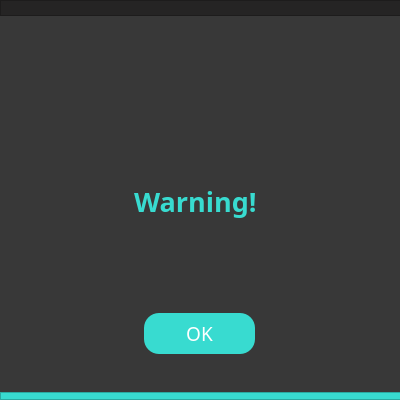
<?xml version="1.0" encoding="UTF-8"?>
<ui version="4.0">
 <class>Dialog</class>
 <widget class="QDialog" name="Dialog">
  <property name="geometry">
   <rect>
    <x>0</x>
    <y>0</y>
    <width>400</width>
    <height>400</height>
   </rect>
  </property>
  <property name="windowTitle">
   <string>Dialog</string>
  </property>
  <property name="styleSheet">
   <string notr="true">background-color: #383838</string>
  </property>
  <widget class="QLabel" name="i_background">
   <property name="geometry">
    <rect>
     <x>0</x>
     <y>10</y>
     <width>561</width>
     <height>621</height>
    </rect>
   </property>
   <property name="text">
    <string/>
   </property>
   <property name="pixmap">
    <pixmap>../images/Background.png</pixmap>
   </property>
   <property name="scaledContents">
    <bool>true</bool>
   </property>
  </widget>
  <widget class="QLabel" name="i_logo">
   <property name="geometry">
    <rect>
     <x>150</x>
     <y>80</y>
     <width>100</width>
     <height>100</height>
    </rect>
   </property>
   <property name="text">
    <string/>
   </property>
   <property name="pixmap">
    <pixmap>../images/Exclamation mark.png</pixmap>
   </property>
   <property name="scaledContents">
    <bool>true</bool>
   </property>
  </widget>
  <widget class="QFrame" name="i_footer">
   <property name="geometry">
    <rect>
     <x>0</x>
     <y>392</y>
     <width>402</width>
     <height>8</height>
    </rect>
   </property>
   <property name="styleSheet">
    <string notr="true">background-color: #38dbd0</string>
   </property>
   <property name="frameShape">
    <enum>QFrame::StyledPanel</enum>
   </property>
   <property name="frameShadow">
    <enum>QFrame::Raised</enum>
   </property>
  </widget>
  <widget class="QFrame" name="i_header">
   <property name="geometry">
    <rect>
     <x>0</x>
     <y>0</y>
     <width>401</width>
     <height>16</height>
    </rect>
   </property>
   <property name="styleSheet">
    <string notr="true">background-color: #252424</string>
   </property>
   <property name="frameShape">
    <enum>QFrame::StyledPanel</enum>
   </property>
   <property name="frameShadow">
    <enum>QFrame::Raised</enum>
   </property>
  </widget>
  <widget class="QPushButton" name="i_ok">
   <property name="geometry">
    <rect>
     <x>144</x>
     <y>313</y>
     <width>111</width>
     <height>41</height>
    </rect>
   </property>
   <property name="font">
    <font>
     <family>RB</family>
     <pointsize>14</pointsize>
    </font>
   </property>
   <property name="cursor">
    <cursorShape>PointingHandCursor</cursorShape>
   </property>
   <property name="styleSheet">
    <string notr="true">QPushButton {
	border-radius: 15px;
	background-color: #38DBD0;
	color: rgb(255, 255, 255);
}

QPushButton:hover {
	background-color: #23b2a8;
	color: rgb(255, 255, 255);
}

QPushButton:pressed {
	background-color: #38DBD0;
}</string>
   </property>
   <property name="text">
    <string>OK</string>
   </property>
   <property name="autoDefault">
    <bool>true</bool>
   </property>
   <property name="default">
    <bool>false</bool>
   </property>
   <property name="flat">
    <bool>false</bool>
   </property>
  </widget>
  <widget class="QLabel" name="i_success">
   <property name="geometry">
    <rect>
     <x>134</x>
     <y>181</y>
     <width>131</width>
     <height>41</height>
    </rect>
   </property>
   <property name="font">
    <font>
     <family>RB</family>
     <pointsize>20</pointsize>
     <weight>75</weight>
     <bold>true</bold>
    </font>
   </property>
   <property name="styleSheet">
    <string notr="true">color: #38dbd0</string>
   </property>
   <property name="text">
    <string>Warning!</string>
   </property>
  </widget>
  <widget class="QTextBrowser" name="i_message">
   <property name="geometry">
    <rect>
     <x>10</x>
     <y>224</y>
     <width>381</width>
     <height>81</height>
    </rect>
   </property>
   <property name="font">
    <font>
     <pointsize>12</pointsize>
    </font>
   </property>
   <property name="styleSheet">
    <string notr="true">color:white;
border:none;</string>
   </property>
   <property name="html">
    <string>&lt;!DOCTYPE HTML PUBLIC &quot;-//W3C//DTD HTML 4.0//EN&quot; &quot;http://www.w3.org/TR/REC-html40/strict.dtd&quot;&gt;
&lt;html&gt;&lt;head&gt;&lt;meta name=&quot;qrichtext&quot; content=&quot;1&quot; /&gt;&lt;style type=&quot;text/css&quot;&gt;
p, li { white-space: pre-wrap; }
&lt;/style&gt;&lt;/head&gt;&lt;body style=&quot; font-family:'MS Shell Dlg 2'; font-size:12pt; font-weight:400; font-style:normal;&quot;&gt;
&lt;p style=&quot;-qt-paragraph-type:empty; margin-top:0px; margin-bottom:0px; margin-left:0px; margin-right:0px; -qt-block-indent:0; text-indent:0px;&quot;&gt;&lt;br /&gt;&lt;/p&gt;&lt;/body&gt;&lt;/html&gt;</string>
   </property>
  </widget>
 </widget>
 <resources/>
 <connections/>
</ui>
